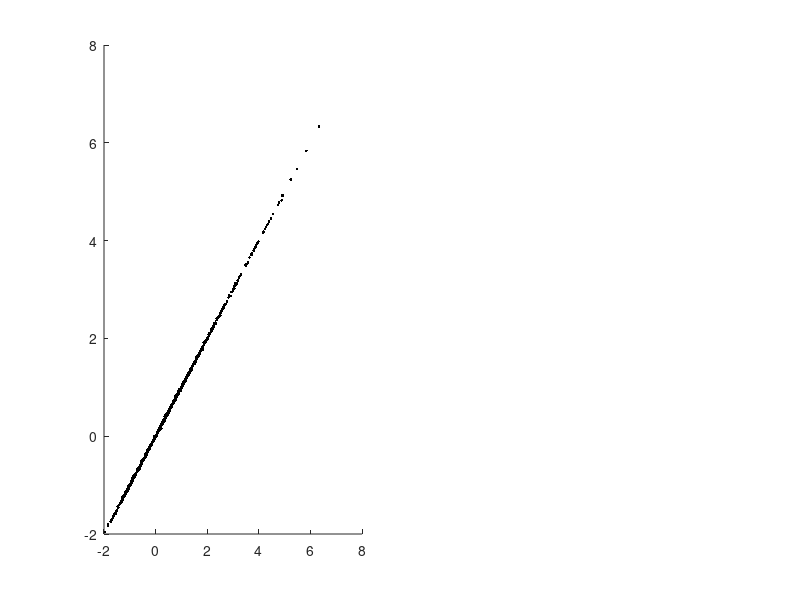

Write the MATLAB code that produced this figure. (Note: this script raises an error after producing the figure.)
function D=pEvaSmlBvrLgs(nSmp,Alp,IsPlt);
%function D=pEvaSmlBvrLgs(nSmp,Alp,IsPlt);

o('Generate data from multivariate extreme value distribution with Gumbel marginals and exchangeable logistic dependency');
    
%Re-initialise random number generator
rand('state',sum(100*clock));

%Check input arguments
if nargin==0;o('SmlBvrLgs: Running test case since nargin=0');
    nSmp=1000;
    Alp=0.01;
    IsPlt=1;
end;
if nargin==1;o('SmlBvrLgs: Error: Incorrect number of arguments');
    return;
end;
if nargin==2;
    IsPlt=0;
end;

%Output argument
D=ones(nSmp,2).*NaN;

%Simulate first variate from it's Gumbel (double exponential) marginal distribution
D(:,1)=-log(-log(rand(nSmp,1)));

%Simulationg procedure is as follows:
%For each simulated value of the first variate (say x)
%1 simulate nSmp values for the second variate (say y) from its Gumbel marginal
%2 calculate the cumulative probability for each value pair (x y)
%3 select the value of y to retain by selecting the value of cumulant at random from [0,1] and retain the best matching y
%
%If   P(X<=x,Y<=y) = FXY(x,y)
%Then P(Y<=y| X=x) = P(Y<=y | X in [x, x+dx)) / P(X in [x, x+dx))
%                  = (P(Y<=y | X=x+dx) - P(Y<=y | X=x+dx)) / (P(X<=x+dx) - P(X<=x))
%                  = dFXY / dFX
%                  = (dFXY/dx) / (dFX/dx)
%So the conditional distribution of Y|X is given by the partial derivative of FXY wrt x divided by the density of X
%
%For a bivariate Gumbel distribution, result is given in Phil's black & red book for 20090522

tSmp=min(nSmp,1000);
for iS=1:nSmp;
    %find y value corresponding to randomly selected cumulant of conditional distribution
    %turned out to be very slow
    P=rand(1,1);
    x=D(iS,1);
    y0=D(iS,1);
    options=optimset('Display','off'); % Turn off Display
    D(iS,2)=fsolve(@(y) FitCndCdfBvrLgs(y,x,Alp,P), y0,options);
end;

if IsPlt==1;o('SmlBvrLgs: Plotting');
    clf;
    subplot(1,2,1);hold on;
    plot(D(:,1),D(:,2),'k.');pDflBig;
    drawnow;
    subplot(1,2,2);hold on;
    FVal=((1:nSmp)'-0.5)/nSmp;
    y=sort(D(:,1));
    plot(y,exp(-exp(-y)),'m-');
    plot(y,FVal,'r-');pDflBig;
    y=sort(D(:,2));
    plot(y,exp(-exp(-y)),'c-');
    plot(y,FVal,'b-'); pDflBig;
end;

return;

function o(Txt);
fprintf(1,'%s\n',Txt);
return;

function E=FitCndCdfBvrLgs(y,x,Alp,P);
E=(P-CndCdfBvrLgs(y,x,Alp)).^2;
return;

function P=CndCdfBvrLgs(y,x,Alp);
%function P=CndCdfBvrLgs(y,x,Alp);
%Conditional cumulant of bivariate Gumbel distribution
g=(exp(-x/Alp)+exp(-y/Alp));
c1=exp(x*(1-1/Alp));
c2=g.^(Alp-1);
c3=exp(exp(-x)-g.^Alp);
P=c1.*c2.*c3;
return;

